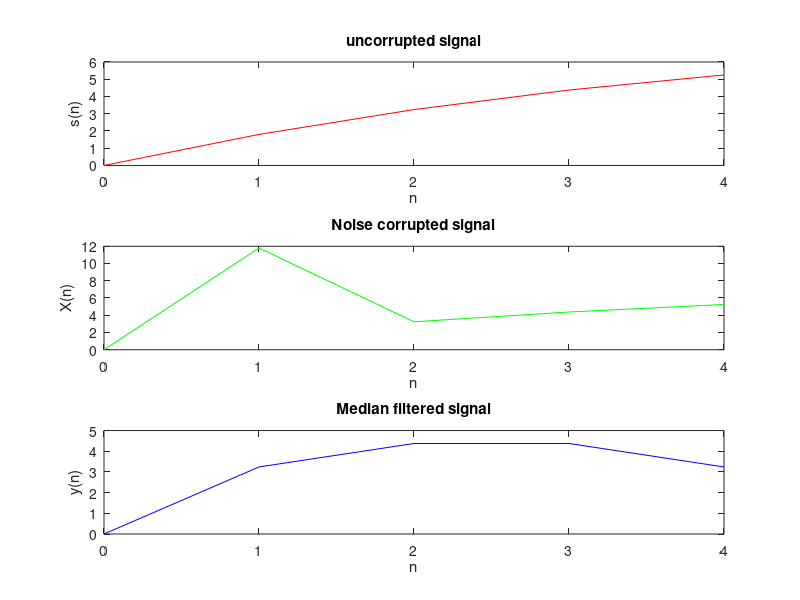
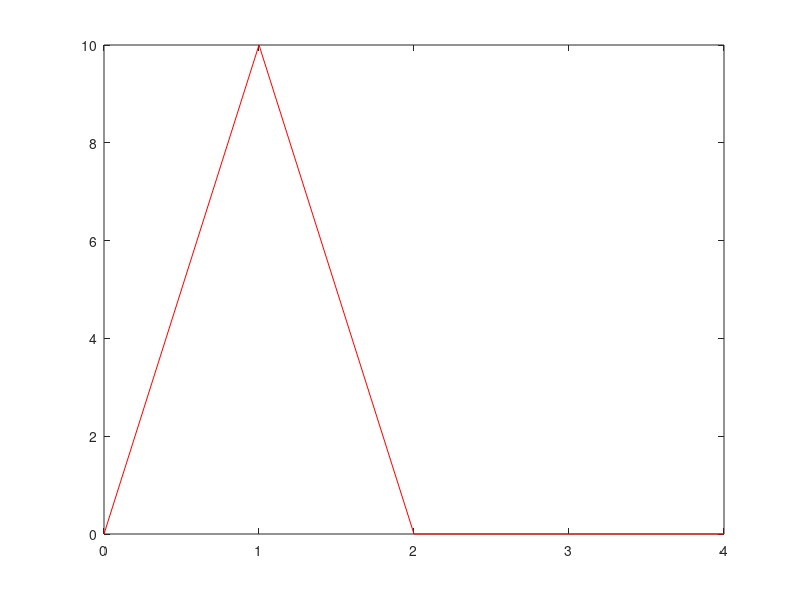

MATLAB code to generate these figures, in order:
clear all
clc
close all
% Number of samples
N = input("Enter the value of N : ");

% Original uncorrupted signal s(n)
n = 0:N-1;
s = 2 * (0.9 .^ n) .* n;

% Generating random noise d(n)
rand = randi([0,N],1,1);
imp_noise = 10.*(n==rand);
% Noise corrupted signal
corrupted_sig = s + imp_noise;

% filtering
M = input("Enter the median filter length : ");
y = medfilt1(corrupted_sig, M);

figure
subplot(3,1,1);
plot(n,s,"r");
title("uncorrupted signal");
xlabel("n");
ylabel("s(n)");

subplot(3,1,2);
plot(n,corrupted_sig,"g");
title("Noise corrupted signal");
xlabel("n");
ylabel("X(n)");

subplot(3,1,3);
plot(n,y,"b");
title("Median filtered signal");
xlabel("n");
ylabel("y(n)");

figure
plot(n,imp_noise,"r");